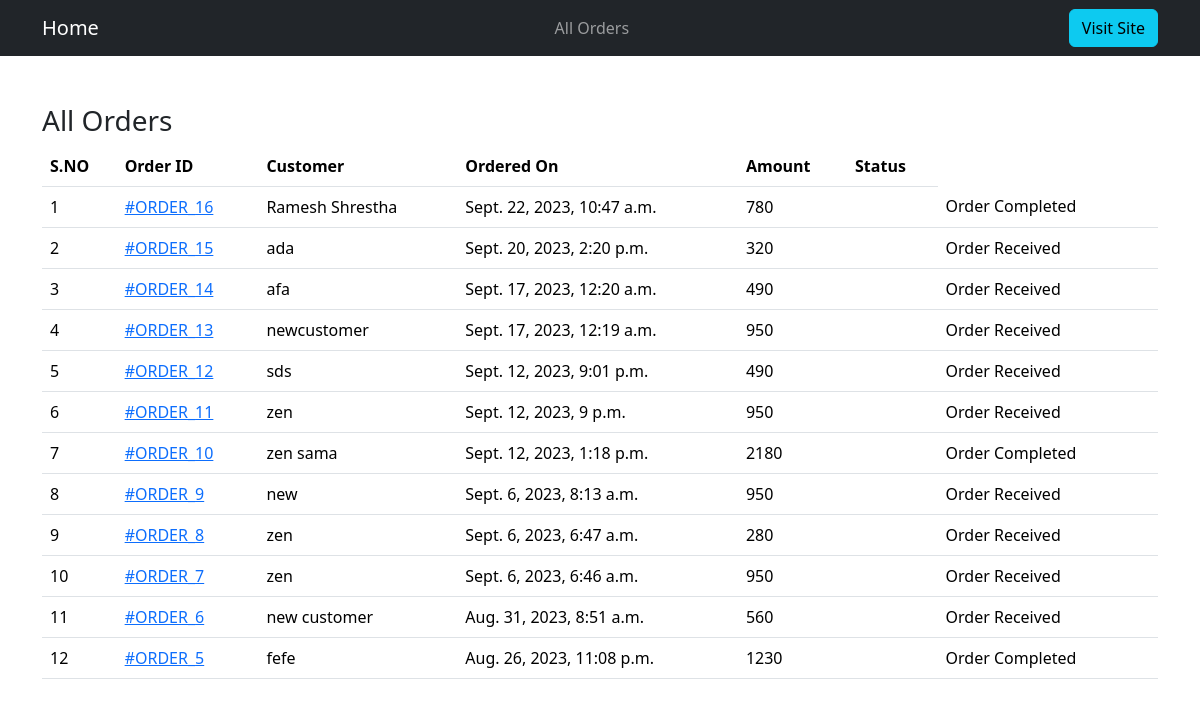
The app's page /admin-all-orders/ with its own data.
### ecomapp/models.py (models this page shows, shortened)
class Order(models.Model):
    cart = models.OneToOneField(Cart, on_delete=models.CASCADE)
    ordered_by = models.CharField(max_length=200)
    shipping_address = models.CharField(max_length=200)
    mobile = models.CharField(max_length=10)
    email = models.EmailField()
    subtotal = models.PositiveIntegerField()
    discount = models.PositiveIntegerField()
    total = models.PositiveIntegerField()
    order_status = models.CharField(max_length=50, choices=ORDER_STATUS)
    created_at = models.DateTimeField(auto_now_add=True)
    payment_method = models.CharField(max_length=20, choices=METHOD, default="Cash On Delivery")  # Corrected line
    payment_completed = models.BooleanField(default=False, null=True, blank=True)

### ecomapp/views.py (the view)
# urls.py: path("admin-all-orders/",AdminOrderListView.as_view(),name="adminorderlist"),
class AdminOrderListView(ListView):
    template_name = "adminpages/adminorderlist.html"
    queryset = Order.objects.all().order_by("-id")
    context_object_name = "allorders"

### templates/adminpages/adminorderlist.html (shortened to what this page needs)
{% extends 'adminpages/adminbase.html' %}
{% block content %}
<div class="container">
    <div class="row">
        <div class="col-md-12">
            <h3>All Orders</h3>
            <table class="table">
                <thead>
                    <tr>
                        <th>S.NO</th>
                        <th>Order ID</th>
                        <th>Customer</th>
                        <th>Ordered On</th>
                        <th>Amount</th>
                        <th>Status</th>
                    </tr>
                </thead>
                <tbody>
                    {% for order in allorders %}
                    <tr>
                        <td>{{forloop.counter}}</td>
                        <td><a href="{% url 'ecomapp:adminorderdetail' order.id %}">#ORDER_{{order.id}}</a></td>
                        <td>{{order.ordered_by}}</td>
                        <td>{{order.created_at}}</td>
                        <td>{{order.total}}<td>
                        <td>{{order.order_status}}<td>
                    </tr>
                    {% endfor %}
                </tbody>
            </table>
        </div>
    </div>
</div>
{% endblock content %}

### records on screen
Order: id "16", ordered_by "Ramesh Shrestha", created_at "Sept. 22, 2023, 10:47 a.m.", total "780", order_status "Order Completed"
Order: id "15", ordered_by "ada", created_at "Sept. 20, 2023, 2:20 p.m.", total "320", order_status "Order Received"
Order: id "14", ordered_by "afa", created_at "Sept. 17, 2023, 12:20 a.m.", total "490", order_status "Order Received"
Order: id "13", ordered_by "newcustomer", created_at "Sept. 17, 2023, 12:19 a.m.", total "950", order_status "Order Received"
Order: id "12", ordered_by "sds", created_at "Sept. 12, 2023, 9:01 p.m.", total "490", order_status "Order Received"
Order: id "11", ordered_by "zen", created_at "Sept. 12, 2023, 9 p.m.", total "950", order_status "Order Received"
Order: id "10", ordered_by "zen sama", created_at "Sept. 12, 2023, 1:18 p.m.", total "2180", order_status "Order Completed"
Order: id "9", ordered_by "new", created_at "Sept. 6, 2023, 8:13 a.m.", total "950", order_status "Order Received"
Order: id "8", ordered_by "zen", created_at "Sept. 6, 2023, 6:47 a.m.", total "280", order_status "Order Received"
Order: id "7", ordered_by "zen", created_at "Sept. 6, 2023, 6:46 a.m.", total "950", order_status "Order Received"
Order: id "6", ordered_by "new customer", created_at "Aug. 31, 2023, 8:51 a.m.", total "560", order_status "Order Received"
Order: id "5", ordered_by "fefe", created_at "Aug. 26, 2023, 11:08 p.m.", total "1230", order_status "Order Completed"
